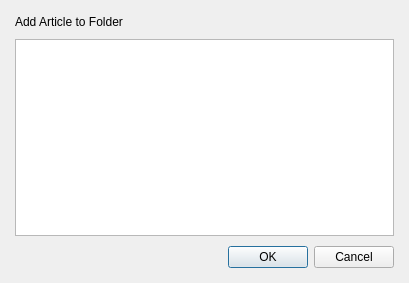
<?xml version="1.0" encoding="UTF-8"?>
<ui version="4.0">
 <class>Dialog</class>
 <widget class="QDialog" name="Dialog">
  <property name="geometry">
   <rect>
    <x>0</x>
    <y>0</y>
    <width>409</width>
    <height>283</height>
   </rect>
  </property>
  <property name="windowTitle">
   <string>Dialog</string>
  </property>
  <layout class="QVBoxLayout" name="verticalLayout">
   <property name="spacing">
    <number>10</number>
   </property>
   <property name="leftMargin">
    <number>15</number>
   </property>
   <property name="topMargin">
    <number>15</number>
   </property>
   <property name="rightMargin">
    <number>15</number>
   </property>
   <property name="bottomMargin">
    <number>15</number>
   </property>
   <item>
    <widget class="QLabel" name="lb_query">
     <property name="text">
      <string>Add Article to Folder</string>
     </property>
    </widget>
   </item>
   <item>
    <widget class="QListWidget" name="list_group">
     <property name="styleSheet">
      <string notr="true"/>
     </property>
    </widget>
   </item>
   <item>
    <widget class="QDialogButtonBox" name="buttonBox">
     <property name="orientation">
      <enum>Qt::Orientation::Horizontal</enum>
     </property>
     <property name="standardButtons">
      <set>QDialogButtonBox::StandardButton::Cancel|QDialogButtonBox::StandardButton::Ok</set>
     </property>
    </widget>
   </item>
  </layout>
 </widget>
 <resources/>
 <connections>
  <connection>
   <sender>buttonBox</sender>
   <signal>accepted()</signal>
   <receiver>Dialog</receiver>
   <slot>accept()</slot>
   <hints>
    <hint type="sourcelabel">
     <x>248</x>
     <y>254</y>
    </hint>
    <hint type="destinationlabel">
     <x>157</x>
     <y>274</y>
    </hint>
   </hints>
  </connection>
  <connection>
   <sender>buttonBox</sender>
   <signal>rejected()</signal>
   <receiver>Dialog</receiver>
   <slot>reject()</slot>
   <hints>
    <hint type="sourcelabel">
     <x>316</x>
     <y>260</y>
    </hint>
    <hint type="destinationlabel">
     <x>286</x>
     <y>274</y>
    </hint>
   </hints>
  </connection>
 </connections>
</ui>
